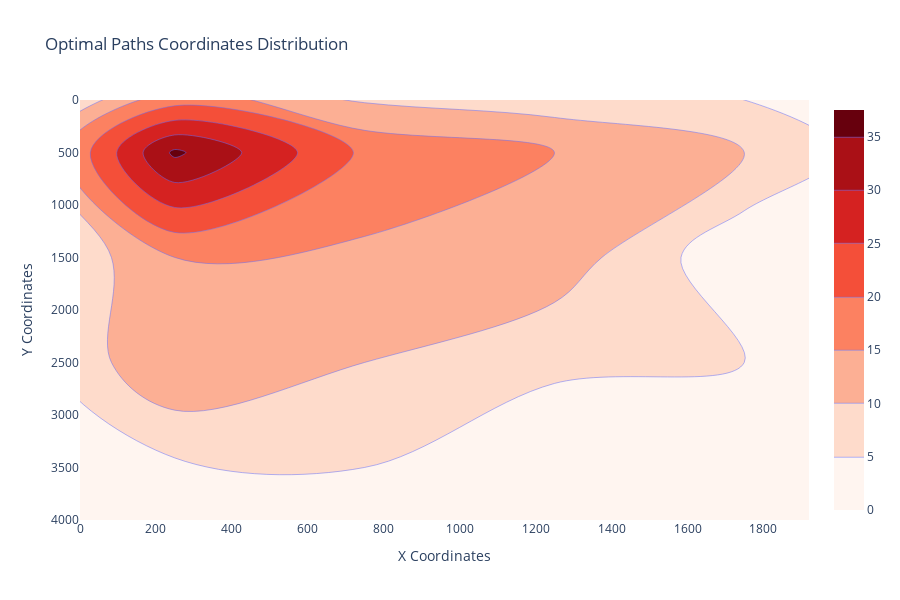

This figure's notebook cell:
### Code cell
all_links_coords = []
for links_coords in links_coords_optimal["links_coords"]:
    all_links_coords.extend(links_coords)

all_links_coords = [coord for sublist in all_links_coords for coord in sublist]

plots.plot_coordinates_distribution(all_links_coords, "Optimal Paths Coordinates Distribution")

### Figure 1 — Plotly figure (JSON) as saved in the notebook; plotly's stock layout.template omitted (floating-point values rounded to 4 significant figures; data arrays with more than 128 entries replaced by an {"elided": "..."} marker saying what was removed)
{"data": [{"colorscale": [[0, "rgb(255,245,240)"], [0.125, "rgb(254,224,210)"], [0.25, "rgb(252,187,161)"], [0.375, "rgb(252,146,114)"], [0.5, "rgb(251,106,74)"], [0.625, "rgb(239,59,44)"], [0.75, "rgb(203,24,29)"], [0.875, "rgb(165,15,21)"], [1, "rgb(103,0,13)"]], "contours": {"coloring": "fill"}, "histfunc": "count", "hovertemplate": "X Coordinates=%{x}<br>Y Coordinates=%{y}<br>count=%{z}<extra></extra>", "legendgroup": "", "line": {"color": "#636efa"}, "name": "", "showlegend": false, "type": "histogram2dcontour", "x": {"elided": "197 int values"}, "xaxis": "x", "xbingroup": "x", "y": {"elided": "197 int values"}, "yaxis": "y", "ybingroup": "y"}], "layout": {"height": 600, "legend": {"tracegroupgap": 0}, "title": {"text": "Optimal Paths Coordinates Distribution"}, "xaxis": {"anchor": "y", "domain": [0, 1], "range": [0, 1920], "title": {"text": "X Coordinates"}}, "yaxis": {"anchor": "x", "domain": [0, 1], "range": [4000, 0], "title": {"text": "Y Coordinates"}}}}
